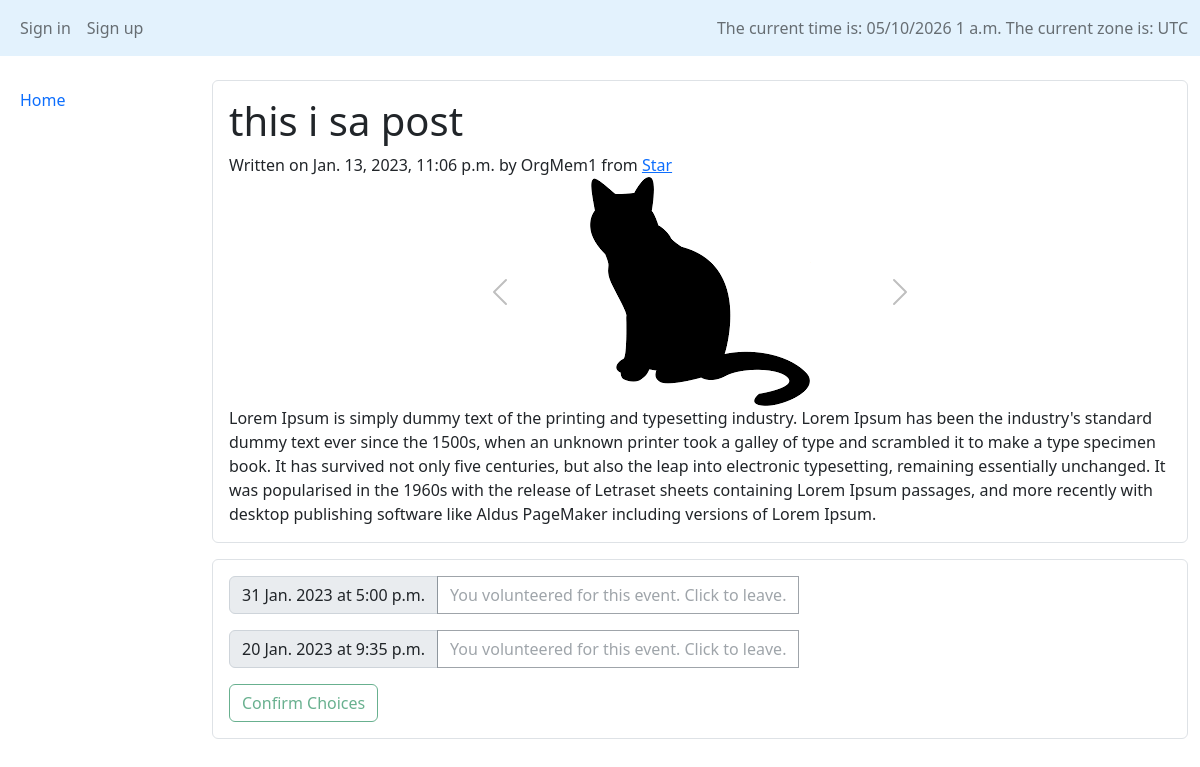
The page /Forum/details/31 on the database its author committed.
### Forum/models.py (models this page shows, shortened)
class Post(models.Model):
    title = models.CharField(max_length=150)
    body = models.TextField(null=False, blank=False)
    timestamp = models.DateTimeField(auto_now_add=True, blank=True, null=True)
    is_project = models.BooleanField(default=False, null=False, blank=False, verbose_name="Make this a project")
    author = models.ForeignKey(Profile, on_delete=models.SET_NULL, null=True, related_name='written_posts')
    organization = models.ForeignKey(Organization, on_delete=models.CASCADE, null=True, related_name='our_posts')

class Organization(models.Model):
    name = models.CharField(max_length=100, null=False, blank=False)
    about = models.TextField(null=False, blank=False)
    logo = models.ImageField(null=True, blank=True, upload_to='organization_logos')
    official_email = models.EmailField(null=True, blank=True)
    def __str__(self):
        return f"{self.name}"

class PostImage(models.Model):
    image = models.ImageField(upload_to='post_images', default='default.png', blank=False)
    name = models.CharField(max_length=100, default="image")
    is_icon = models.BooleanField(default=False, null=False, blank=False, verbose_name="Make icon of post/project")
    post = models.ForeignKey(Post, on_delete=models.CASCADE, related_name='related_images')

class Event(models.Model):
    date = models.DateField(default=timezone.now, null=True, blank=True, validators=[MinValueValidator(timezone.now().date(), "valid values are not in the past")])
    time = models.TimeField(default=timezone.now, null=True, blank=True)
    open = models.BooleanField(default=True, null=False, blank=False)
    post = models.ForeignKey(Post, on_delete=models.CASCADE, related_name='project_times')
    @property
    def datetime(self):
        this_datetime = datetime.combine(self.date, self.time, timezone.utc)
        local_time = this_datetime.astimezone(timezone.get_current_timezone())
        date_str = format_date(local_time.date(), "j N Y")
        time_str = format_time(local_time.time(), 'g:i a')
        return f"{date_str} at {time_str}"

### Forum/views.py (the view)
# urls.py: path("details/<int:pk>", views.PostDetailsView.as_view(), name="detail_view"),
class PostDetailsView(DetailView):
    model = Post
    context_object_name = 'post'
    template_name = "Forum/post_pages/view_post.html"
    def get_context_data(self, **kwargs):
        context = super().get_context_data(**kwargs)
        post = Post.objects.get(pk=self.kwargs.get('pk'))
        if post.is_project:
            post_events = Event.objects.filter(post=post, bids__bidder__pk=self.request.user.pk)
            context['chosen_events'] = post_events
            context['post_event_ids'] = Event.objects.filter(post=post).values_list("pk", flat=True)
        return context

### Forum/templates/Forum/post_pages/view_post.html (shortened to what this page needs)
{% extends "Forum/layouts/sidebar_layout.html" %}
{% load static %}
{% block body %}
<div class="bar-in rounded structure border mb-3 p-3">
    <h1>{{ post.title }}</h1>
    Written on {{ post.timestamp }} by {{ post.author }} from <a href="{% url 'organization_view' pk=post.organization.pk %}">{{ post.organization }}</a>
    {% if post.related_images.all %}
    <div class="mx-auto" style="width: 50%;" align="center">
        <div id="image-carousel" class="carousel slide">
            <div class="carousel-inner">
                {% for image in post.related_images.all %}
                    <div class="carousel-item active">
                        <img src="{{ image.image.url }}" class="d-block w-10 " alt="{{ image.image }}">
                    </div>
                {% empty %}
                    No images were found
                {% endfor %}
            </div>
            <button class="carousel-control-prev" type="button" data-bs-target="#image-carousel" data-bs-slide="prev" data-bs-theme="light">
                <span class="carousel-control-prev-icon" aria-hidden="true" style="filter: invert(50%)"></span>
            </button>
            <button class="carousel-control-next" type="button" data-bs-target="#image-carousel" data-bs-slide="next">
                <span class="carousel-control-next-icon" aria-hidden="true" style="filter: invert(50%)"></span>
            </button>
        </div>
    </div>
    {% endif %}
{{ post.body }}
</div>
{% if post.is_project %}
    <div class="bar-in rounded structure border mb-3 p-3">
    <form action="{% url 'change_bids' %}" method="post" name="volunteer_form">
        {% for event in post.project_times.all %}
        <div class="input-group mb-3">
            <label class="input-group-text">{{ event.datetime }}</label>
            {% if event.open %}
                {% if event in chosen_events %}
                    <button type="button" class="btn btn-outline-secondary" id="event-{{event.pk}}-btn" onclick="toggle_volunteer(this,{{event.pk}})">You volunteered for this event. Click to leave.</button>
                {% else %}
                    <input type="hidden" name="event-{{event.pk}}-status" id="event-{{event.pk}}-status" value="not_volunteered">
                    <button type="button" class="btn btn-outline-secondary" id="event-{{event.pk}}-btn" onclick="toggle_volunteer(this,{{event.pk}})">Volunteer for this event.</button>
                {% endif %}
            {% else %}
            <button type="button" class="btn btn-outline-secondary" disabled>This event is closed</button>
            {% endif %}
            <br>
        </div>
        {% empty %}
            (No dates)
        {% endfor %}
        {% if post.project_times.all %}
            <button class="btn btn-outline-success" type="submit">Confirm Choices</button>
        {% endif %}
    </form>
</div>
{% endif %}
{% endblock %}

### rows shown on the page
Post: title "this i sa post", timestamp "Jan. 13, 2023, 11:06 p.m.", author "OrgMem1", organization "Star", body "Lorem Ipsum is simply dummy text of the printing and typesetting industry. Lorem Ipsum has been the industry's standard dummy text ever since the 1500s, when an unknown printer took a galley of type and scrambled it to make a type specimen book. It has survived not only five centuries, but also the leap into electronic typesetting, remaining essentially unchanged. It was popularised in the 1960s with the release of Letraset sheets containing Lorem Ipsum passages, and more recently with desktop publishing software like Aldus PageMaker including versions of Lorem Ipsum."
PostImage: image (picture)
Event: datetime "31 Jan. 2023 at 5:00 p.m."
Event: datetime "20 Jan. 2023 at 9:35 p.m."

### other values the page prints
{{ TIME_ZONE }} "UTC"
